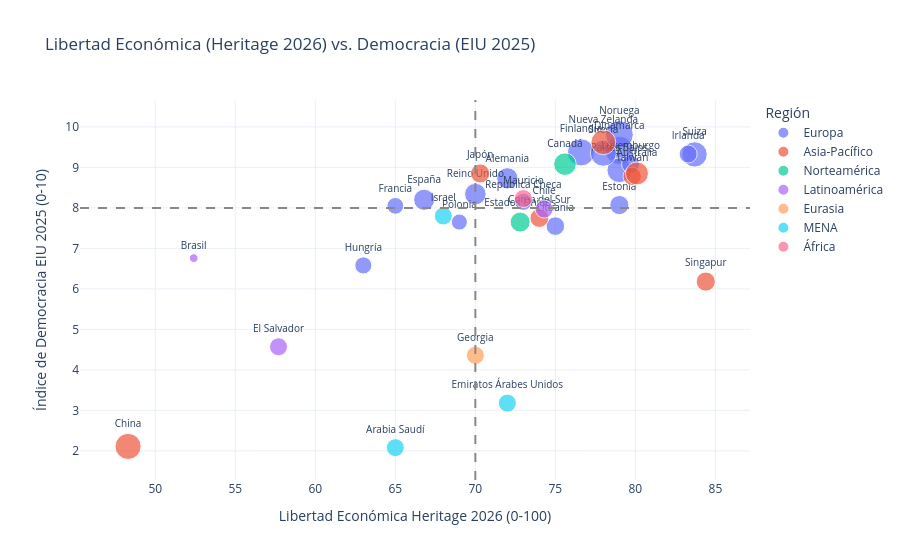

Write notebook code for a chart like this one.
### Code cell
# Gráfico 1: Libertad económica vs. Democracia (tamaño = Confianza social)
df_g1 = df.dropna(subset=['heritage_2026', 'eiu_democracia_2025']).copy()
df_g1['tamano_punto'] = df_g1['confianza_social_wvs'].fillna(30)

fig1 = px.scatter(
    df_g1,
    x='heritage_2026',
    y='eiu_democracia_2025',
    color='region',
    size='tamano_punto',
    text='pais',
    hover_data=['fraser_2026', 'gallup_ley_orden_2025', 'confianza_social_wvs'],
    title='Libertad Económica (Heritage 2026) vs. Democracia (EIU 2025)',
    labels={
        'heritage_2026': 'Libertad Económica Heritage 2026 (0-100)',
        'eiu_democracia_2025': 'Índice de Democracia EIU 2025 (0-10)',
        'region': 'Región'
    },
    template='plotly_white'
)
fig1.update_traces(textposition='top center', textfont_size=10)
fig1.add_vline(x=70, line_dash='dash', line_color='#888888')
fig1.add_hline(y=8.0, line_dash='dash', line_color='#888888')
fig1.write_html(CHARTS_DIR / '01_mercado_democracia_confianza.html')
fig1.show()

### Figure 1 — Plotly figure (JSON) as saved in the notebook; plotly's stock layout.template omitted (floating-point values rounded to 4 significant figures)
{"data": [{"customdata": [[8.45, 91.0, 59.0], [7.82, 91.0, 32.0], [7.92, 88.0, 34.0], [7.81, 84.0, 27.0], [7.96, 80.0, 43.0], [8.16, 82.0, NaN], [7.78, 84.0, 41.0], [8.13, 90.0, 74.0], [7.96, 86.0, 57.0], [7.88, 86.0, 42.0], [7.96, 90.0, 68.0], [7.92, 88.0, NaN], [7.66, 88.0, 63.0], [7.67, 91.0, 72.0], [7.12, 84.0, 24.0], [7.36, 82.0, 27.0], [7.51, 81.0, 26.0]], "hovertemplate": "Región=Europa<br>Libertad Económica Heritage 2026 (0-100)=%{x}<br>Índice de Democracia EIU 2025 (0-10)=%{y}<br>tamano_punto=%{marker.size}<br>pais=%{text}<br>fraser_2026=%{customdata[0]}<br>gallup_ley_orden_2025=%{customdata[1]}<br>confianza_social_wvs=%{customdata[2]}<extra></extra>", "legendgroup": "Europa", "marker": {"color": "#636efa", "size": [59.0, 32.0, 34.0, 27.0, 43.0, 30.0, 41.0, 74.0, 57.0, 42.0, 68.0, 30.0, 63.0, 72.0, 24.0, 27.0, 26.0], "sizemode": "area", "sizeref": 0.185, "symbol": "circle"}, "mode": "markers+text", "name": "Europa", "orientation": "v", "showlegend": true, "text": ["Suiza", "Lituania", "Estonia", "República Checa", "Reino Unido", "Irlanda", "España", "Dinamarca", "Países Bajos", "Alemania", "Finlandia", "Luxemburgo", "Suecia", "Noruega", "Polonia", "Hungría", "Francia"], "textfont": {"size": 10}, "textposition": "top center", "type": "scatter", "x": [83.7, 75.0, 79.0, 73.0, 70.0, 83.3, 66.8, 79.0, 79.0, 72.0, 76.6, 79.7, 78.0, 79.0, 69.0, 63.0, 65.0], "xaxis": "x", "y": [9.32, 7.55, 8.07, 8.15, 8.34, 9.33, 8.2, 9.42, 8.93, 8.73, 9.37, 9.08, 9.35, 9.81, 7.65, 6.58, 8.05], "yaxis": "y"}, {"customdata": [[8.43, 95.0, 34.0], [7.9, 89.0, 31.0], [8.38, 82.0, 57.0], [8.06, 78.0, 49.0], [7.95, 88.0, 34.0], [7.47, 88.0, 33.0], [6.18, 76.0, 63.0]], "hovertemplate": "Región=Asia-Pacífico<br>Libertad Económica Heritage 2026 (0-100)=%{x}<br>Índice de Democracia EIU 2025 (0-10)=%{y}<br>tamano_punto=%{marker.size}<br>pais=%{text}<br>fraser_2026=%{customdata[0]}<br>gallup_ley_orden_2025=%{customdata[1]}<br>confianza_social_wvs=%{customdata[2]}<extra></extra>", "legendgroup": "Asia-Pacífico", "marker": {"color": "#EF553B", "size": [34.0, 31.0, 57.0, 49.0, 34.0, 33.0, 63.0], "sizemode": "area", "sizeref": 0.185, "symbol": "circle"}, "mode": "markers+text", "name": "Asia-Pacífico", "orientation": "v", "showlegend": true, "text": ["Singapur", "Taiwán", "Nueva Zelanda", "Australia", "Japón", "Corea del Sur", "China"], "textfont": {"size": 10}, "textposition": "top center", "type": "scatter", "x": [84.4, 79.8, 78.0, 80.1, 70.3, 74.0, 48.3], "xaxis": "x", "y": [6.18, 8.78, 9.62, 8.85, 8.85, 7.75, 2.11], "yaxis": "y"}, {"customdata": [[8.21, 86.0, 37.0], [7.89, 84.0, 47.0]], "hovertemplate": "Región=Norteamérica<br>Libertad Económica Heritage 2026 (0-100)=%{x}<br>Índice de Democracia EIU 2025 (0-10)=%{y}<br>tamano_punto=%{marker.size}<br>pais=%{text}<br>fraser_2026=%{customdata[0]}<br>gallup_ley_orden_2025=%{customdata[1]}<br>confianza_social_wvs=%{customdata[2]}<extra></extra>", "legendgroup": "Norteamérica", "marker": {"color": "#00cc96", "size": [37.0, 47.0], "sizemode": "area", "sizeref": 0.185, "symbol": "circle"}, "mode": "markers+text", "name": "Norteamérica", "orientation": "v", "showlegend": true, "text": ["Estados Unidos", "Canadá"], "textfont": {"size": 10}, "textposition": "top center", "type": "scatter", "x": [72.8, 75.6], "xaxis": "x", "y": [7.65, 9.08], "yaxis": "y"}, {"customdata": [[7.85, 71.0, NaN], [7.11, 92.0, NaN], [6.58, 74.0, 7.0]], "hovertemplate": "Región=Latinoamérica<br>Libertad Económica Heritage 2026 (0-100)=%{x}<br>Índice de Democracia EIU 2025 (0-10)=%{y}<br>tamano_punto=%{marker.size}<br>pais=%{text}<br>fraser_2026=%{customdata[0]}<br>gallup_ley_orden_2025=%{customdata[1]}<br>confianza_social_wvs=%{customdata[2]}<extra></extra>", "legendgroup": "Latinoamérica", "marker": {"color": "#ab63fa", "size": [30.0, 30.0, 7.0], "sizemode": "area", "sizeref": 0.185, "symbol": "circle"}, "mode": "markers+text", "name": "Latinoamérica", "orientation": "v", "showlegend": true, "text": ["Chile", "El Salvador", "Brasil"], "textfont": {"size": 10}, "textposition": "top center", "type": "scatter", "x": [74.3, 57.7, 52.4], "xaxis": "x", "y": [7.97, 4.57, 6.76], "yaxis": "y"}, {"customdata": [[7.76, 86.0, NaN]], "hovertemplate": "Región=Eurasia<br>Libertad Económica Heritage 2026 (0-100)=%{x}<br>Índice de Democracia EIU 2025 (0-10)=%{y}<br>tamano_punto=%{marker.size}<br>pais=%{text}<br>fraser_2026=%{customdata[0]}<br>gallup_ley_orden_2025=%{customdata[1]}<br>confianza_social_wvs=%{customdata[2]}<extra></extra>", "legendgroup": "Eurasia", "marker": {"color": "#FFA15A", "size": [30.0], "sizemode": "area", "sizeref": 0.185, "symbol": "circle"}, "mode": "markers+text", "name": "Eurasia", "orientation": "v", "showlegend": true, "text": ["Georgia"], "textfont": {"size": 10}, "textposition": "top center", "type": "scatter", "x": [70.0], "xaxis": "x", "y": [4.36], "yaxis": "y"}, {"customdata": [[7.35, 95.0, NaN], [7.57, 82.0, NaN], [6.64, 92.0, NaN]], "hovertemplate": "Región=MENA<br>Libertad Económica Heritage 2026 (0-100)=%{x}<br>Índice de Democracia EIU 2025 (0-10)=%{y}<br>tamano_punto=%{marker.size}<br>pais=%{text}<br>fraser_2026=%{customdata[0]}<br>gallup_ley_orden_2025=%{customdata[1]}<br>confianza_social_wvs=%{customdata[2]}<extra></extra>", "legendgroup": "MENA", "marker": {"color": "#19d3f3", "size": [30.0, 30.0, 30.0], "sizemode": "area", "sizeref": 0.185, "symbol": "circle"}, "mode": "markers+text", "name": "MENA", "orientation": "v", "showlegend": true, "text": ["Emiratos Árabes Unidos", "Israel", "Arabia Saudí"], "textfont": {"size": 10}, "textposition": "top center", "type": "scatter", "x": [72.0, 68.0, 65.0], "xaxis": "x", "y": [3.18, 7.8, 2.08], "yaxis": "y"}, {"customdata": [[7.97, 80.0, NaN]], "hovertemplate": "Región=África<br>Libertad Económica Heritage 2026 (0-100)=%{x}<br>Índice de Democracia EIU 2025 (0-10)=%{y}<br>tamano_punto=%{marker.size}<br>pais=%{text}<br>fraser_2026=%{customdata[0]}<br>gallup_ley_orden_2025=%{customdata[1]}<br>confianza_social_wvs=%{customdata[2]}<extra></extra>", "legendgroup": "África", "marker": {"color": "#FF6692", "size": [30.0], "sizemode": "area", "sizeref": 0.185, "symbol": "circle"}, "mode": "markers+text", "name": "África", "orientation": "v", "showlegend": true, "text": ["Mauricio"], "textfont": {"size": 10}, "textposition": "top center", "type": "scatter", "x": [73.0], "xaxis": "x", "y": [8.23], "yaxis": "y"}], "layout": {"legend": {"itemsizing": "constant", "title": {"text": "Región"}, "tracegroupgap": 0}, "shapes": [{"line": {"color": "#888888", "dash": "dash"}, "type": "line", "x0": 70, "x1": 70, "xref": "x", "y0": 0, "y1": 1, "yref": "y domain"}, {"line": {"color": "#888888", "dash": "dash"}, "type": "line", "x0": 0, "x1": 1, "xref": "x domain", "y0": 8.0, "y1": 8.0, "yref": "y"}], "title": {"text": "Libertad Económica (Heritage 2026) vs. Democracia (EIU 2025)"}, "xaxis": {"anchor": "y", "domain": [0.0, 1.0], "title": {"text": "Libertad Económica Heritage 2026 (0-100)"}}, "yaxis": {"anchor": "x", "domain": [0.0, 1.0], "title": {"text": "Índice de Democracia EIU 2025 (0-10)"}}}}
